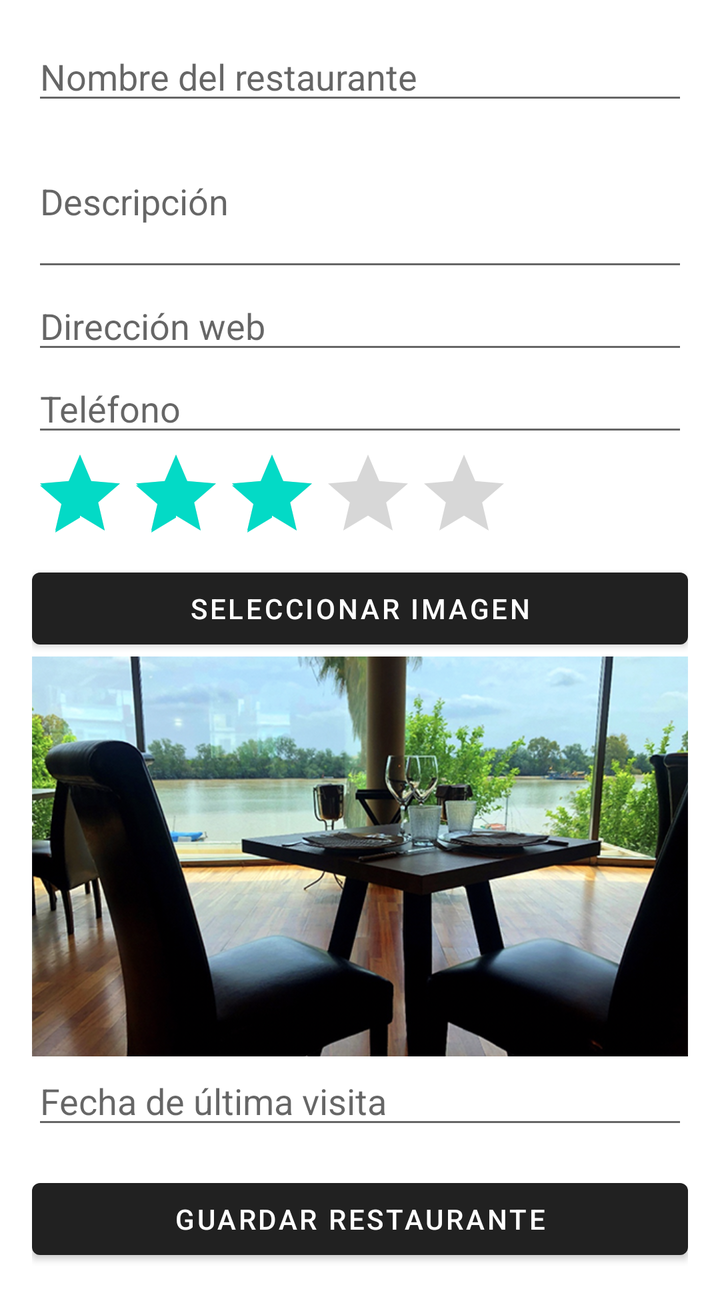
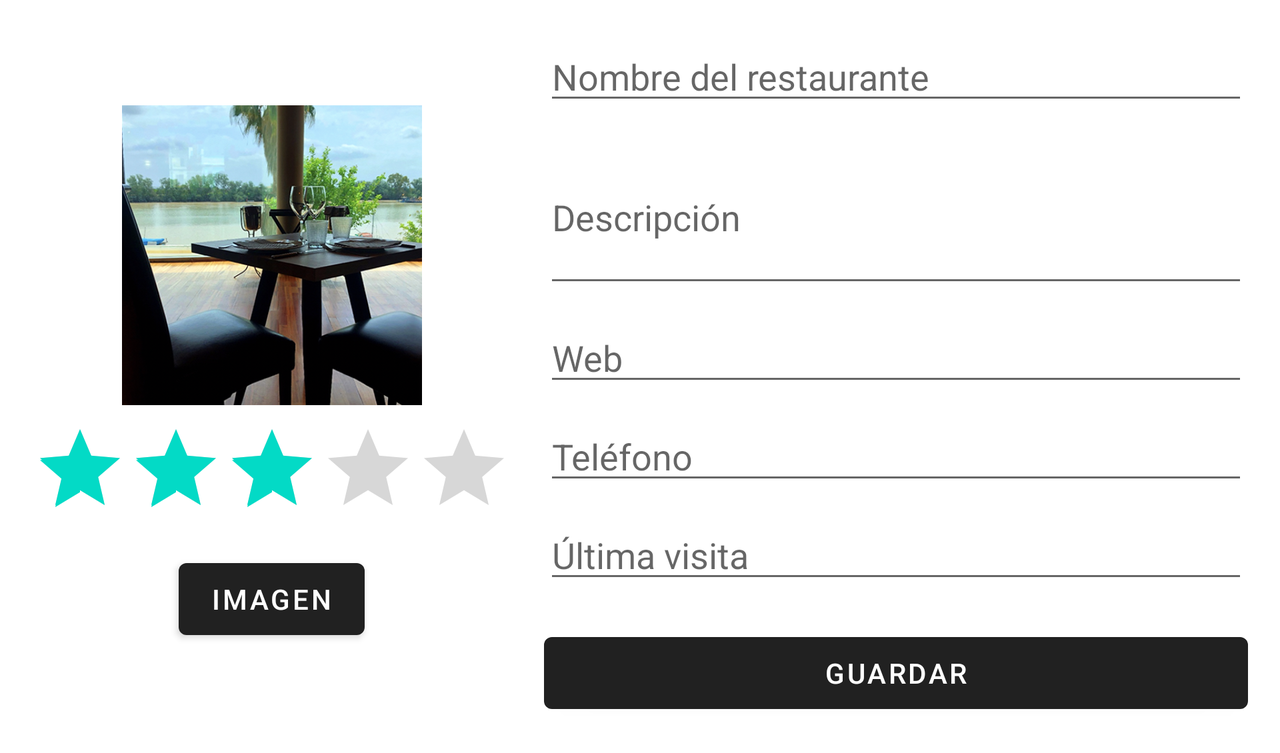

Compare how this app lays out the same screen by default and in its alternative resource folder. The renders come first, then the two layout files and the values they reference.
<!-- AndroidManifest.xml: application theme Theme.MaterialComponents.DayNight.DarkActionBar -->
<!-- res/layout/activity_add_restaurante.xml -->
<?xml version="1.0" encoding="utf-8"?>
<ScrollView xmlns:android="http://schemas.android.com/apk/res/android"
    android:layout_width="match_parent"
    android:layout_height="match_parent"
    android:padding="16dp">

    <LinearLayout
        android:layout_width="match_parent"
        android:layout_height="wrap_content"
        android:orientation="vertical">

        
        <EditText
            android:id="@+id/edit_nombre"
            android:layout_width="match_parent"
            android:layout_height="wrap_content"
            android:hint="Nombre del restaurante"
            android:inputType="textPersonName" />

        
        <EditText
            android:id="@+id/edit_descripcion"
            android:layout_width="match_parent"
            android:layout_height="wrap_content"
            android:hint="Descripción"
            android:inputType="textMultiLine"
            android:minLines="3" />

        
        <EditText
            android:id="@+id/edit_direccion_web"
            android:layout_width="match_parent"
            android:layout_height="wrap_content"
            android:hint="Dirección web"
            android:inputType="textUri" />

        
        <EditText
            android:id="@+id/edit_telefono"
            android:layout_width="match_parent"
            android:layout_height="wrap_content"
            android:hint="Teléfono"
            android:inputType="phone" />

        
        <RatingBar
            android:id="@+id/edit_rating"
            android:layout_width="wrap_content"
            android:layout_height="wrap_content"
            android:numStars="5"
            android:stepSize="1.0"
            android:rating="3" />

        
        <Button
            android:id="@+id/btn_select_image"
            android:layout_width="match_parent"
            android:layout_height="wrap_content"
            android:text="Seleccionar imagen" />

        
        <ImageView
            android:id="@+id/image_preview"
            android:layout_width="match_parent"
            android:layout_height="200dp"
            android:scaleType="centerCrop"
            android:src="@drawable/restaurante1" />

        <EditText
            android:id="@+id/edit_fecha_ultima_visita"
            android:layout_width="match_parent"
            android:layout_height="wrap_content"
            android:hint="Fecha de última visita"
            android:focusable="false"
            android:clickable="true"/>

        
        <Button
            android:id="@+id/btn_save"
            android:layout_width="match_parent"
            android:layout_height="wrap_content"
            android:text="Guardar Restaurante"
            android:layout_marginTop="16dp" />



    </LinearLayout>
</ScrollView>
<!-- resources referenced by this layout -->
<resources>
  <!-- drawable restaurante1: png bitmap (drawable, 450515 bytes) -->
</resources>
<!-- res/layout-land/activity_add_restaurante.xml (the repository's variant of the layout above) -->
<!-- drawn on the phone turned sideways -->
<?xml version="1.0" encoding="utf-8"?>
<ScrollView xmlns:android="http://schemas.android.com/apk/res/android"
    android:layout_width="match_parent"
    android:layout_height="match_parent"
    android:padding="16dp">

    <LinearLayout
        android:layout_width="match_parent"
        android:layout_height="wrap_content"
        android:orientation="horizontal"
        android:gravity="center_vertical">

        
        <LinearLayout
            android:layout_width="wrap_content"
            android:layout_height="match_parent"
            android:orientation="vertical"
            android:layout_marginEnd="16dp"
            android:gravity="center">

            
            <ImageView
                android:id="@+id/image_preview"
                android:layout_width="150dp"
                android:layout_height="150dp"
                android:scaleType="centerCrop"
                android:src="@drawable/restaurante1"
                android:layout_marginBottom="8dp" />

            
            <RatingBar
                android:id="@+id/edit_rating"
                android:layout_width="wrap_content"
                android:layout_height="wrap_content"
                android:numStars="5"
                android:stepSize="1.0"
                android:rating="3" />

            
            <Button
                android:id="@+id/btn_select_image"
                android:layout_width="wrap_content"
                android:layout_height="wrap_content"
                android:text="Imagen"
                android:layout_marginTop="8dp" />
        </LinearLayout>

        
        <LinearLayout
            android:layout_width="0dp"
            android:layout_height="wrap_content"
            android:layout_weight="1"
            android:orientation="vertical">

            
            <EditText
                android:id="@+id/edit_nombre"
                android:layout_width="match_parent"
                android:layout_height="wrap_content"
                android:hint="Nombre del restaurante"
                android:inputType="textPersonName"
                android:layout_marginBottom="8dp" />

            
            <EditText
                android:id="@+id/edit_descripcion"
                android:layout_width="match_parent"
                android:layout_height="wrap_content"
                android:hint="Descripción"
                android:inputType="textMultiLine"
                android:minLines="3"
                android:layout_marginBottom="8dp" />

            
            <EditText
                android:id="@+id/edit_direccion_web"
                android:layout_width="match_parent"
                android:layout_height="wrap_content"
                android:hint="Web"
                android:inputType="textUri"
                android:layout_marginBottom="8dp" />

            
            <EditText
                android:id="@+id/edit_telefono"
                android:layout_width="match_parent"
                android:layout_height="wrap_content"
                android:hint="Teléfono"
                android:inputType="phone"
                android:layout_marginBottom="8dp" />

            
            <EditText
                android:id="@+id/edit_fecha_ultima_visita"
                android:layout_width="match_parent"
                android:layout_height="wrap_content"
                android:hint="Última visita"
                android:focusable="false"
                android:clickable="true"
                android:layout_marginBottom="16dp" />

            
            <Button
                android:id="@+id/btn_save"
                android:layout_width="match_parent"
                android:layout_height="wrap_content"
                android:text="Guardar" />
        </LinearLayout>
    </LinearLayout>
</ScrollView>
